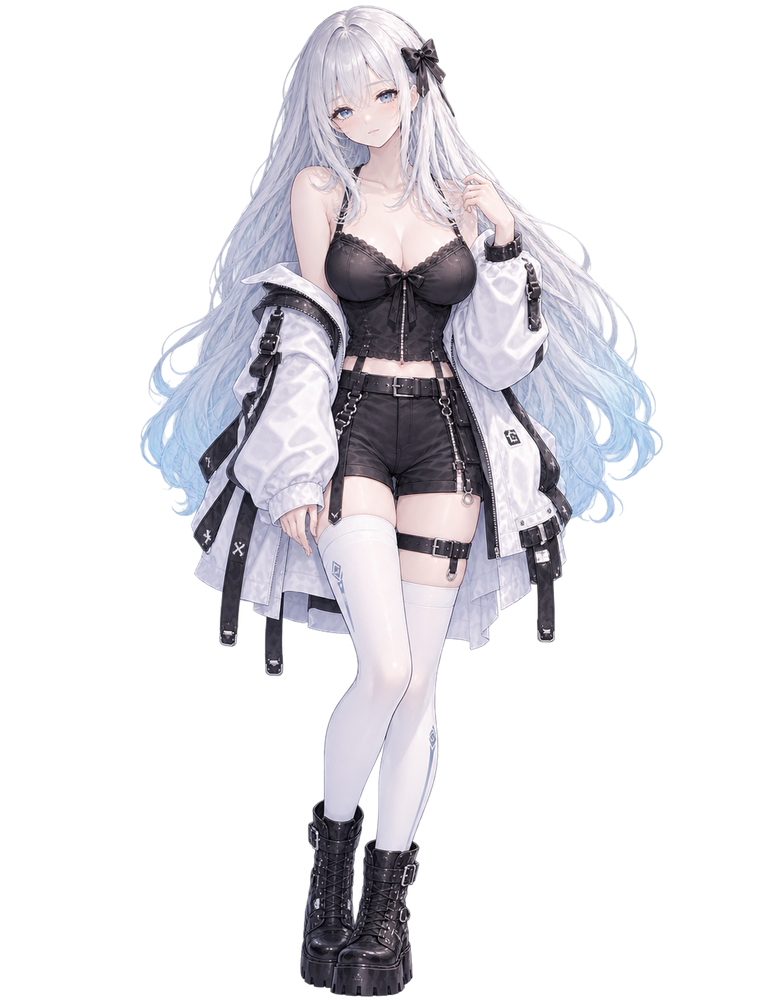
#> input picture assets/character/base/base.png, 760 x 1000 px, given in place of chulan_doll_stack_02_body.png, which was not available; the run also reads 1 picture not shown here
$ python rebuild_chibi_master.py
#> lines starting #> are read from the running program, lines starting #| are printed output that depends on the picture; pictures that were not available may be replaced by others from this repository, and a replacement may not be noted
# -*- coding: utf-8 -*-
"""
初澜 Q 版点阵资产全面重构生成脚本 (Rebuild Chibi Master)
根据独立主审 WorkBuddy 验收报告 (V1.0-CHIBI-PIXEL-ACCEPTANCE-AUDIT.md) 与用户需求：
1. 采用真实分层母本 (chulan_doll_stack_*) 构建真正具有脱衣/换装效果的素体与服饰切片；
2. 钉死正典泪痣 (36, 39)=#40303A 与双高光 (25, 34)、(36, 34)=#FFFFFF；
3. 发片完全镂空面部 (x 22..41, y 32..42)，杜绝遮挡五官与泪痣；
4. 构建平滑连贯 4 帧迈步 (walk_0..3) 与 待机微呼吸 (idle_0..3)；
5. 将 casual / gothic / sneakers / choker 等旧切片全部重制为原生 64x80 1-bit alpha 像素规格。
"""
import math
import os
from PIL import Image
import numpy as np

PROTO_DIR = r"D:\software\huihua\prototypes"
LIFE_DIR = r"d:\GAME\LIFE"
CHAR_DIR = os.path.join(LIFE_DIR, "assets", "character")

CANVAS_W, CANVAS_H = 64, 80
scale = 68.0 / 700.0
tw = round(374 * scale)
th = round(728 * scale)
foot_y_in_small = round(716 * scale)
dst_x = (64 - tw) // 2
dst_y = 78 - foot_y_in_small

def downscale_layer(src_im, alpha_thresh=35):
    small = src_im.resize((tw, th), Image.LANCZOS)
    canvas = Image.new("RGBA", (CANVAS_W, CANVAS_H), (0, 0, 0, 0))
    canvas.paste(small, (dst_x, dst_y), small)
    arr = canvas.load()
    for y in range(CANVAS_H):
        for x in range(CANVAS_W):
            p = arr[x, y]
            if p[3] < alpha_thresh:
                arr[x, y] = (0, 0, 0, 0)
            else:
                arr[x, y] = (p[0], p[1], p[2], 255)
    return canvas

def main():
    print("=== 1. 构建真实无衣素体 (base_pixel_chibi.png) ===")
    body_raw = Image.open(os.path.join(PROTO_DIR, "chulan_doll_stack_02_body.png")).convert("RGBA")
#> body_raw is the input picture: PIL image 760x1000 RGBA; mean R, G, B, A 54.8, 53.5, 57.5, 78.7
    body_im = downscale_layer(body_raw)
#> in downscale_layer, `small = src_im.resize((tw, th), Image.LANCZOS)`:
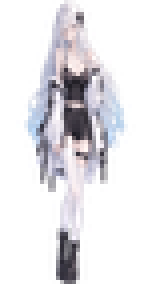
#> small: PIL image 36x71 RGBA (shown 4 times larger); mean R, G, B, A 70.4, 69.4, 75.2, 78.9; transparent parts drawn white
#> in downscale_layer, `canvas = Image.new("RGBA", (CANVAS_W, CANVAS_H), (0, 0, 0, 0))`: canvas: PIL image 64x80 RGBA; every value is 0
#> in downscale_layer, `canvas.paste(small, (dst_x, dst_y), small)`:
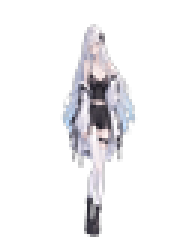
#> canvas: PIL image 64x80 RGBA (shown 3 times larger); mean R, G, B, A 26.1, 25.5, 27.3, 36.7; transparent parts drawn white
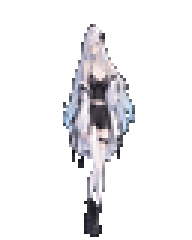
#> body_im: PIL image 64x80 RGBA (shown 3 times larger); mean R, G, B, A 25.6, 24.9, 26.7, 41.5; transparent parts drawn white
    barr = body_im.load()

    # 正典泪痣 (36, 39) = #40303A
    MOLE_COLOR = (64, 48, 58, 255)
    barr[36, 39] = MOLE_COLOR

    # 眼眸双高光 (Sparkling Catchlights)
    barr[25, 34] = (255, 255, 255, 255)
    barr[36, 34] = (255, 255, 255, 255)

    base_p = os.path.join(CHAR_DIR, "base", "base_pixel_chibi.png")
    os.makedirs(os.path.dirname(base_p), exist_ok=True)
    body_im.save(base_p)
    print(f"  -> Saved base {base_p}")

    print("=== 2. 构建真实发型切片 (silver_wavy_01.png) 并面部100%镂空 ===")
    h_back_raw = Image.open(os.path.join(PROTO_DIR, "chulan_doll_stack_01_hair_back.png")).convert("RGBA")
    h_front_raw = Image.open(os.path.join(PROTO_DIR, "chulan_doll_stack_08_hair_front.png")).convert("RGBA")
    h_back = downscale_layer(h_back_raw)
    h_front = downscale_layer(h_front_raw)

    # 合成发型，但强制将面部眼颊区域 (x: 22..41, y: 32..42) 100% 镂空
    hair_im = Image.new("RGBA", (CANVAS_W, CANVAS_H), (0, 0, 0, 0))
    hair_im.alpha_composite(h_back)
    hair_im.alpha_composite(h_front)
    harr = hair_im.load()
    for y in range(32, 43):
        for x in range(22, 42):
            harr[x, y] = (0, 0, 0, 0)

    # 发尾冰蓝阶跳增强 (y 50..65)
    # #A5C2E6, #6EA5E1, #4178B4
    for y in range(50, 65):
        for x in range(CANVAS_W):
            if harr[x, y][3] > 0 and harr[x, y][0] > 160 and harr[x, y][2] > 180:
                if y > 58:
                    harr[x, y] = (65, 120, 180, 255) # 冰蓝深阶
                elif y > 54:
                    harr[x, y] = (110, 165, 225, 255) # 冰蓝中阶
                else:
                    harr[x, y] = (165, 194, 230, 255) # 冰蓝浅阶

    hair_p = os.path.join(CHAR_DIR, "hair", "silver_wavy_01.png")
    os.makedirs(os.path.dirname(hair_p), exist_ok=True)
    hair_im.save(hair_p)
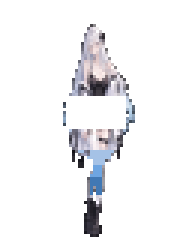
#> saved as silver_wavy_01.png: PIL image 64x80 RGBA (shown 3 times larger); mean R, G, B, A 17.9, 17.9, 19.6, 30.7; transparent parts drawn white
    print(f"  -> Saved hair {hair_p}")

    print("=== 3. 构建默认服饰真实切片 ===")
    # 1) 发饰 black_bow_01
#> (the run stopped early here; a loop or call above may not have finished)
